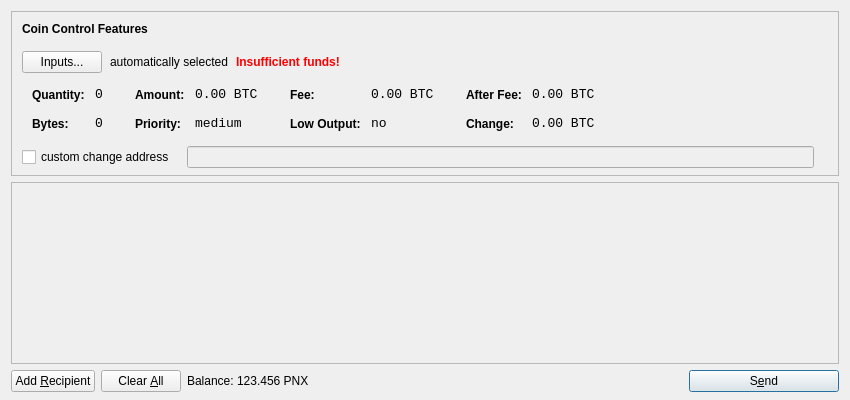
<?xml version="1.0" encoding="UTF-8"?>
<ui version="4.0">
 <class>SendCoinsDialog</class>
 <widget class="QDialog" name="SendCoinsDialog">
  <property name="geometry">
   <rect>
    <x>0</x>
    <y>0</y>
    <width>850</width>
    <height>400</height>
   </rect>
  </property>
  <property name="windowTitle">
   <string>Send Coins</string>
  </property>
  <layout class="QVBoxLayout" name="verticalLayout" stretch="0,1,0">
   <property name="bottomMargin">
    <number>8</number>
   </property>
   <item>
    <widget class="QFrame" name="frameCoinControl">
     <property name="sizePolicy">
      <sizepolicy hsizetype="Expanding" vsizetype="Expanding">
       <horstretch>0</horstretch>
       <verstretch>0</verstretch>
      </sizepolicy>
     </property>
     <property name="maximumSize">
      <size>
       <width>16777215</width>
       <height>16777215</height>
      </size>
     </property>
     <property name="frameShape">
      <enum>QFrame::StyledPanel</enum>
     </property>
     <property name="frameShadow">
      <enum>QFrame::Sunken</enum>
     </property>
     <layout class="QVBoxLayout" name="verticalLayoutCoinControl2">
      <property name="spacing">
       <number>-1</number>
      </property>
      <property name="leftMargin">
       <number>0</number>
      </property>
      <property name="topMargin">
       <number>0</number>
      </property>
      <property name="rightMargin">
       <number>0</number>
      </property>
      <property name="bottomMargin">
       <number>6</number>
      </property>
      <item>
       <layout class="QVBoxLayout" name="verticalLayoutCoinControl" stretch="0,0,0,0,1">
        <property name="spacing">
         <number>0</number>
        </property>
        <property name="leftMargin">
         <number>10</number>
        </property>
        <property name="topMargin">
         <number>10</number>
        </property>
        <item>
         <layout class="QHBoxLayout" name="horizontalLayoutCoinControl1">
          <property name="bottomMargin">
           <number>15</number>
          </property>
          <item>
           <widget class="QLabel" name="labelCoinControlFeatures">
            <property name="sizePolicy">
             <sizepolicy hsizetype="Preferred" vsizetype="Maximum">
              <horstretch>0</horstretch>
              <verstretch>0</verstretch>
             </sizepolicy>
            </property>
            <property name="font">
             <font>
              <weight>75</weight>
              <bold>true</bold>
             </font>
            </property>
            <property name="styleSheet">
             <string notr="true">font-weight:bold;</string>
            </property>
            <property name="text">
             <string>Coin Control Features</string>
            </property>
           </widget>
          </item>
         </layout>
        </item>
        <item>
         <layout class="QHBoxLayout" name="horizontalLayoutCoinControl2" stretch="0,0,0,0">
          <property name="spacing">
           <number>8</number>
          </property>
          <property name="bottomMargin">
           <number>10</number>
          </property>
          <item>
           <widget class="QPushButton" name="pushButtonCoinControl">
            <property name="styleSheet">
             <string notr="true"/>
            </property>
            <property name="text">
             <string>Inputs...</string>
            </property>
           </widget>
          </item>
          <item>
           <widget class="QLabel" name="labelCoinControlAutomaticallySelected">
            <property name="text">
             <string>automatically selected</string>
            </property>
            <property name="margin">
             <number>5</number>
            </property>
           </widget>
          </item>
          <item>
           <widget class="QLabel" name="labelCoinControlInsuffFunds">
            <property name="font">
             <font>
              <weight>75</weight>
              <bold>true</bold>
             </font>
            </property>
            <property name="styleSheet">
             <string notr="true">color:red;font-weight:bold;</string>
            </property>
            <property name="text">
             <string>Insufficient funds!</string>
            </property>
            <property name="margin">
             <number>5</number>
            </property>
           </widget>
          </item>
          <item>
           <spacer name="horizontalSpacerCoinControl">
            <property name="orientation">
             <enum>Qt::Horizontal</enum>
            </property>
            <property name="sizeHint" stdset="0">
             <size>
              <width>40</width>
              <height>1</height>
             </size>
            </property>
           </spacer>
          </item>
         </layout>
        </item>
        <item>
         <widget class="QWidget" name="widgetCoinControl" native="true">
          <property name="sizePolicy">
           <sizepolicy hsizetype="Preferred" vsizetype="Preferred">
            <horstretch>0</horstretch>
            <verstretch>0</verstretch>
           </sizepolicy>
          </property>
          <property name="minimumSize">
           <size>
            <width>0</width>
            <height>0</height>
           </size>
          </property>
          <property name="styleSheet">
           <string notr="true"/>
          </property>
          <layout class="QHBoxLayout" name="horizontalLayoutCoinControl5">
           <property name="margin">
            <number>0</number>
           </property>
           <item>
            <layout class="QHBoxLayout" name="horizontalLayoutCoinControl3" stretch="0,0,0,1">
             <property name="spacing">
              <number>20</number>
             </property>
             <property name="topMargin">
              <number>0</number>
             </property>
             <property name="bottomMargin">
              <number>10</number>
             </property>
             <item>
              <layout class="QFormLayout" name="formLayoutCoinControl1">
               <property name="horizontalSpacing">
                <number>10</number>
               </property>
               <property name="verticalSpacing">
                <number>14</number>
               </property>
               <property name="leftMargin">
                <number>10</number>
               </property>
               <property name="topMargin">
                <number>4</number>
               </property>
               <property name="rightMargin">
                <number>6</number>
               </property>
               <item row="0" column="0">
                <widget class="QLabel" name="labelCoinControlQuantityText">
                 <property name="styleSheet">
                  <string notr="true">font-weight:bold;</string>
                 </property>
                 <property name="text">
                  <string>Quantity:</string>
                 </property>
                 <property name="margin">
                  <number>0</number>
                 </property>
                </widget>
               </item>
               <item row="0" column="1">
                <widget class="QLabel" name="labelCoinControlQuantity">
                 <property name="font">
                  <font>
                   <family>Monospace</family>
                   <pointsize>10</pointsize>
                  </font>
                 </property>
                 <property name="cursor">
                  <cursorShape>IBeamCursor</cursorShape>
                 </property>
                 <property name="contextMenuPolicy">
                  <enum>Qt::ActionsContextMenu</enum>
                 </property>
                 <property name="text">
                  <string notr="true">0</string>
                 </property>
                 <property name="margin">
                  <number>0</number>
                 </property>
                 <property name="textInteractionFlags">
                  <set>Qt::LinksAccessibleByMouse|Qt::TextSelectableByKeyboard|Qt::TextSelectableByMouse</set>
                 </property>
                </widget>
               </item>
               <item row="1" column="0">
                <widget class="QLabel" name="labelCoinControlBytesText">
                 <property name="styleSheet">
                  <string notr="true">font-weight:bold;</string>
                 </property>
                 <property name="text">
                  <string>Bytes:</string>
                 </property>
                </widget>
               </item>
               <item row="1" column="1">
                <widget class="QLabel" name="labelCoinControlBytes">
                 <property name="font">
                  <font>
                   <family>Monospace</family>
                   <pointsize>10</pointsize>
                  </font>
                 </property>
                 <property name="cursor">
                  <cursorShape>IBeamCursor</cursorShape>
                 </property>
                 <property name="contextMenuPolicy">
                  <enum>Qt::ActionsContextMenu</enum>
                 </property>
                 <property name="text">
                  <string notr="true">0</string>
                 </property>
                 <property name="textInteractionFlags">
                  <set>Qt::LinksAccessibleByMouse|Qt::TextSelectableByKeyboard|Qt::TextSelectableByMouse</set>
                 </property>
                </widget>
               </item>
              </layout>
             </item>
             <item>
              <layout class="QFormLayout" name="formLayoutCoinControl2">
               <property name="horizontalSpacing">
                <number>10</number>
               </property>
               <property name="verticalSpacing">
                <number>14</number>
               </property>
               <property name="leftMargin">
                <number>6</number>
               </property>
               <property name="topMargin">
                <number>4</number>
               </property>
               <property name="rightMargin">
                <number>6</number>
               </property>
               <item row="0" column="0">
                <widget class="QLabel" name="labelCoinControlAmountText">
                 <property name="styleSheet">
                  <string notr="true">font-weight:bold;</string>
                 </property>
                 <property name="text">
                  <string>Amount:</string>
                 </property>
                 <property name="margin">
                  <number>0</number>
                 </property>
                </widget>
               </item>
               <item row="0" column="1">
                <widget class="QLabel" name="labelCoinControlAmount">
                 <property name="font">
                  <font>
                   <family>Monospace</family>
                   <pointsize>10</pointsize>
                  </font>
                 </property>
                 <property name="cursor">
                  <cursorShape>IBeamCursor</cursorShape>
                 </property>
                 <property name="contextMenuPolicy">
                  <enum>Qt::ActionsContextMenu</enum>
                 </property>
                 <property name="text">
                  <string notr="true">0.00 BTC</string>
                 </property>
                 <property name="textInteractionFlags">
                  <set>Qt::LinksAccessibleByMouse|Qt::TextSelectableByKeyboard|Qt::TextSelectableByMouse</set>
                 </property>
                </widget>
               </item>
               <item row="1" column="0">
                <widget class="QLabel" name="labelCoinControlPriorityText">
                 <property name="styleSheet">
                  <string notr="true">font-weight:bold;</string>
                 </property>
                 <property name="text">
                  <string>Priority:</string>
                 </property>
                </widget>
               </item>
               <item row="1" column="1">
                <widget class="QLabel" name="labelCoinControlPriority">
                 <property name="font">
                  <font>
                   <family>Monospace</family>
                   <pointsize>10</pointsize>
                  </font>
                 </property>
                 <property name="cursor">
                  <cursorShape>IBeamCursor</cursorShape>
                 </property>
                 <property name="contextMenuPolicy">
                  <enum>Qt::ActionsContextMenu</enum>
                 </property>
                 <property name="text">
                  <string>medium</string>
                 </property>
                 <property name="textInteractionFlags">
                  <set>Qt::LinksAccessibleByMouse|Qt::TextSelectableByKeyboard|Qt::TextSelectableByMouse</set>
                 </property>
                </widget>
               </item>
              </layout>
             </item>
             <item>
              <layout class="QFormLayout" name="formLayoutCoinControl3">
               <property name="horizontalSpacing">
                <number>10</number>
               </property>
               <property name="verticalSpacing">
                <number>14</number>
               </property>
               <property name="leftMargin">
                <number>6</number>
               </property>
               <property name="topMargin">
                <number>4</number>
               </property>
               <property name="rightMargin">
                <number>6</number>
               </property>
               <item row="0" column="0">
                <widget class="QLabel" name="labelCoinControlFeeText">
                 <property name="styleSheet">
                  <string notr="true">font-weight:bold;</string>
                 </property>
                 <property name="text">
                  <string>Fee:</string>
                 </property>
                 <property name="margin">
                  <number>0</number>
                 </property>
                </widget>
               </item>
               <item row="0" column="1">
                <widget class="QLabel" name="labelCoinControlFee">
                 <property name="font">
                  <font>
                   <family>Monospace</family>
                   <pointsize>10</pointsize>
                  </font>
                 </property>
                 <property name="cursor">
                  <cursorShape>IBeamCursor</cursorShape>
                 </property>
                 <property name="contextMenuPolicy">
                  <enum>Qt::ActionsContextMenu</enum>
                 </property>
                 <property name="text">
                  <string notr="true">0.00 BTC</string>
                 </property>
                 <property name="textInteractionFlags">
                  <set>Qt::LinksAccessibleByMouse|Qt::TextSelectableByKeyboard|Qt::TextSelectableByMouse</set>
                 </property>
                </widget>
               </item>
               <item row="1" column="0">
                <widget class="QLabel" name="labelCoinControlLowOutputText">
                 <property name="styleSheet">
                  <string notr="true">font-weight:bold;</string>
                 </property>
                 <property name="text">
                  <string>Low Output:</string>
                 </property>
                </widget>
               </item>
               <item row="1" column="1">
                <widget class="QLabel" name="labelCoinControlLowOutput">
                 <property name="font">
                  <font>
                   <family>Monospace</family>
                   <pointsize>10</pointsize>
                  </font>
                 </property>
                 <property name="cursor">
                  <cursorShape>IBeamCursor</cursorShape>
                 </property>
                 <property name="contextMenuPolicy">
                  <enum>Qt::ActionsContextMenu</enum>
                 </property>
                 <property name="text">
                  <string>no</string>
                 </property>
                 <property name="textInteractionFlags">
                  <set>Qt::LinksAccessibleByMouse|Qt::TextSelectableByKeyboard|Qt::TextSelectableByMouse</set>
                 </property>
                </widget>
               </item>
              </layout>
             </item>
             <item>
              <layout class="QFormLayout" name="formLayoutCoinControl4">
               <property name="horizontalSpacing">
                <number>10</number>
               </property>
               <property name="verticalSpacing">
                <number>14</number>
               </property>
               <property name="leftMargin">
                <number>6</number>
               </property>
               <property name="topMargin">
                <number>4</number>
               </property>
               <property name="rightMargin">
                <number>6</number>
               </property>
               <item row="0" column="0">
                <widget class="QLabel" name="labelCoinControlAfterFeeText">
                 <property name="styleSheet">
                  <string notr="true">font-weight:bold;</string>
                 </property>
                 <property name="text">
                  <string>After Fee:</string>
                 </property>
                 <property name="margin">
                  <number>0</number>
                 </property>
                </widget>
               </item>
               <item row="0" column="1">
                <widget class="QLabel" name="labelCoinControlAfterFee">
                 <property name="font">
                  <font>
                   <family>Monospace</family>
                   <pointsize>10</pointsize>
                  </font>
                 </property>
                 <property name="cursor">
                  <cursorShape>IBeamCursor</cursorShape>
                 </property>
                 <property name="contextMenuPolicy">
                  <enum>Qt::ActionsContextMenu</enum>
                 </property>
                 <property name="text">
                  <string notr="true">0.00 BTC</string>
                 </property>
                 <property name="textInteractionFlags">
                  <set>Qt::LinksAccessibleByMouse|Qt::TextSelectableByKeyboard|Qt::TextSelectableByMouse</set>
                 </property>
                </widget>
               </item>
               <item row="1" column="0">
                <widget class="QLabel" name="labelCoinControlChangeText">
                 <property name="styleSheet">
                  <string notr="true">font-weight:bold;</string>
                 </property>
                 <property name="text">
                  <string>Change:</string>
                 </property>
                </widget>
               </item>
               <item row="1" column="1">
                <widget class="QLabel" name="labelCoinControlChange">
                 <property name="font">
                  <font>
                   <family>Monospace</family>
                   <pointsize>10</pointsize>
                  </font>
                 </property>
                 <property name="cursor">
                  <cursorShape>IBeamCursor</cursorShape>
                 </property>
                 <property name="contextMenuPolicy">
                  <enum>Qt::ActionsContextMenu</enum>
                 </property>
                 <property name="text">
                  <string notr="true">0.00 BTC</string>
                 </property>
                 <property name="textInteractionFlags">
                  <set>Qt::LinksAccessibleByMouse|Qt::TextSelectableByKeyboard|Qt::TextSelectableByMouse</set>
                 </property>
                </widget>
               </item>
              </layout>
             </item>
            </layout>
           </item>
          </layout>
         </widget>
        </item>
        <item>
         <layout class="QHBoxLayout" name="horizontalLayoutCoinControl4" stretch="0,0,0">
          <property name="spacing">
           <number>12</number>
          </property>
          <property name="sizeConstraint">
           <enum>QLayout::SetDefaultConstraint</enum>
          </property>
          <property name="topMargin">
           <number>5</number>
          </property>
          <property name="rightMargin">
           <number>5</number>
          </property>
          <item>
           <widget class="QCheckBox" name="checkBoxCoinControlChange">
            <property name="text">
             <string>custom change address</string>
            </property>
           </widget>
          </item>
          <item>
           <widget class="QLineEdit" name="lineEditCoinControlChange">
            <property name="enabled">
             <bool>false</bool>
            </property>
            <property name="sizePolicy">
             <sizepolicy hsizetype="Expanding" vsizetype="Fixed">
              <horstretch>0</horstretch>
              <verstretch>0</verstretch>
             </sizepolicy>
            </property>
           </widget>
          </item>
          <item>
           <widget class="QLabel" name="labelCoinControlChangeLabel">
            <property name="sizePolicy">
             <sizepolicy hsizetype="Preferred" vsizetype="Expanding">
              <horstretch>0</horstretch>
              <verstretch>0</verstretch>
             </sizepolicy>
            </property>
            <property name="minimumSize">
             <size>
              <width>0</width>
              <height>0</height>
             </size>
            </property>
            <property name="text">
             <string/>
            </property>
            <property name="margin">
             <number>3</number>
            </property>
           </widget>
          </item>
         </layout>
        </item>
        <item>
         <spacer name="verticalSpacerCoinControl">
          <property name="orientation">
           <enum>Qt::Vertical</enum>
          </property>
          <property name="sizeHint" stdset="0">
           <size>
            <width>800</width>
            <height>1</height>
           </size>
          </property>
         </spacer>
        </item>
       </layout>
      </item>
     </layout>
    </widget>
   </item>
   <item>
    <widget class="QScrollArea" name="scrollArea">
     <property name="widgetResizable">
      <bool>true</bool>
     </property>
     <widget class="QWidget" name="scrollAreaWidgetContents">
      <property name="geometry">
       <rect>
        <x>0</x>
        <y>0</y>
        <width>830</width>
        <height>165</height>
       </rect>
      </property>
      <layout class="QVBoxLayout" name="verticalLayout_2">
       <property name="margin">
        <number>0</number>
       </property>
       <item>
        <layout class="QVBoxLayout" name="entries">
         <property name="spacing">
          <number>6</number>
         </property>
        </layout>
       </item>
       <item>
        <spacer name="verticalSpacer">
         <property name="orientation">
          <enum>Qt::Vertical</enum>
         </property>
         <property name="sizeHint" stdset="0">
          <size>
           <width>20</width>
           <height>40</height>
          </size>
         </property>
        </spacer>
       </item>
      </layout>
     </widget>
    </widget>
   </item>
   <item>
    <layout class="QHBoxLayout" name="horizontalLayout">
     <item>
      <widget class="QPushButton" name="addButton">
       <property name="toolTip">
        <string>Send to multiple recipients at once</string>
       </property>
       <property name="text">
        <string>Add &amp;Recipient</string>
       </property>
       <property name="icon">
        <iconset resource="../bitcoin.qrc">
         <normaloff>:/icons/add</normaloff>:/icons/add</iconset>
       </property>
       <property name="autoDefault">
        <bool>false</bool>
       </property>
      </widget>
     </item>
     <item>
      <widget class="QPushButton" name="clearButton">
       <property name="sizePolicy">
        <sizepolicy hsizetype="Minimum" vsizetype="Fixed">
         <horstretch>0</horstretch>
         <verstretch>0</verstretch>
        </sizepolicy>
       </property>
       <property name="toolTip">
        <string>Remove all transaction fields</string>
       </property>
       <property name="text">
        <string>Clear &amp;All</string>
       </property>
       <property name="icon">
        <iconset resource="../bitcoin.qrc">
         <normaloff>:/icons/remove</normaloff>:/icons/remove</iconset>
       </property>
       <property name="autoRepeatDelay">
        <number>300</number>
       </property>
       <property name="autoDefault">
        <bool>false</bool>
       </property>
      </widget>
     </item>
     <item>
      <layout class="QHBoxLayout" name="horizontalLayout_2">
       <property name="spacing">
        <number>3</number>
       </property>
       <item>
        <widget class="QLabel" name="label">
         <property name="text">
          <string>Balance:</string>
         </property>
        </widget>
       </item>
       <item>
        <widget class="QLabel" name="labelBalance">
         <property name="cursor">
          <cursorShape>IBeamCursor</cursorShape>
         </property>
         <property name="text">
          <string>123.456 PNX</string>
         </property>
         <property name="textInteractionFlags">
          <set>Qt::LinksAccessibleByMouse|Qt::TextSelectableByKeyboard|Qt::TextSelectableByMouse</set>
         </property>
        </widget>
       </item>
      </layout>
     </item>
     <item>
      <spacer name="horizontalSpacer">
       <property name="orientation">
        <enum>Qt::Horizontal</enum>
       </property>
       <property name="sizeHint" stdset="0">
        <size>
         <width>40</width>
         <height>20</height>
        </size>
       </property>
      </spacer>
     </item>
     <item>
      <widget class="QPushButton" name="sendButton">
       <property name="minimumSize">
        <size>
         <width>150</width>
         <height>0</height>
        </size>
       </property>
       <property name="toolTip">
        <string>Confirm the send action</string>
       </property>
       <property name="text">
        <string>S&amp;end</string>
       </property>
       <property name="icon">
        <iconset resource="../bitcoin.qrc">
         <normaloff>:/icons/send</normaloff>:/icons/send</iconset>
       </property>
       <property name="default">
        <bool>true</bool>
       </property>
      </widget>
     </item>
    </layout>
   </item>
  </layout>
 </widget>
 <resources>
  <include location="../bitcoin.qrc"/>
 </resources>
 <connections/>
</ui>
